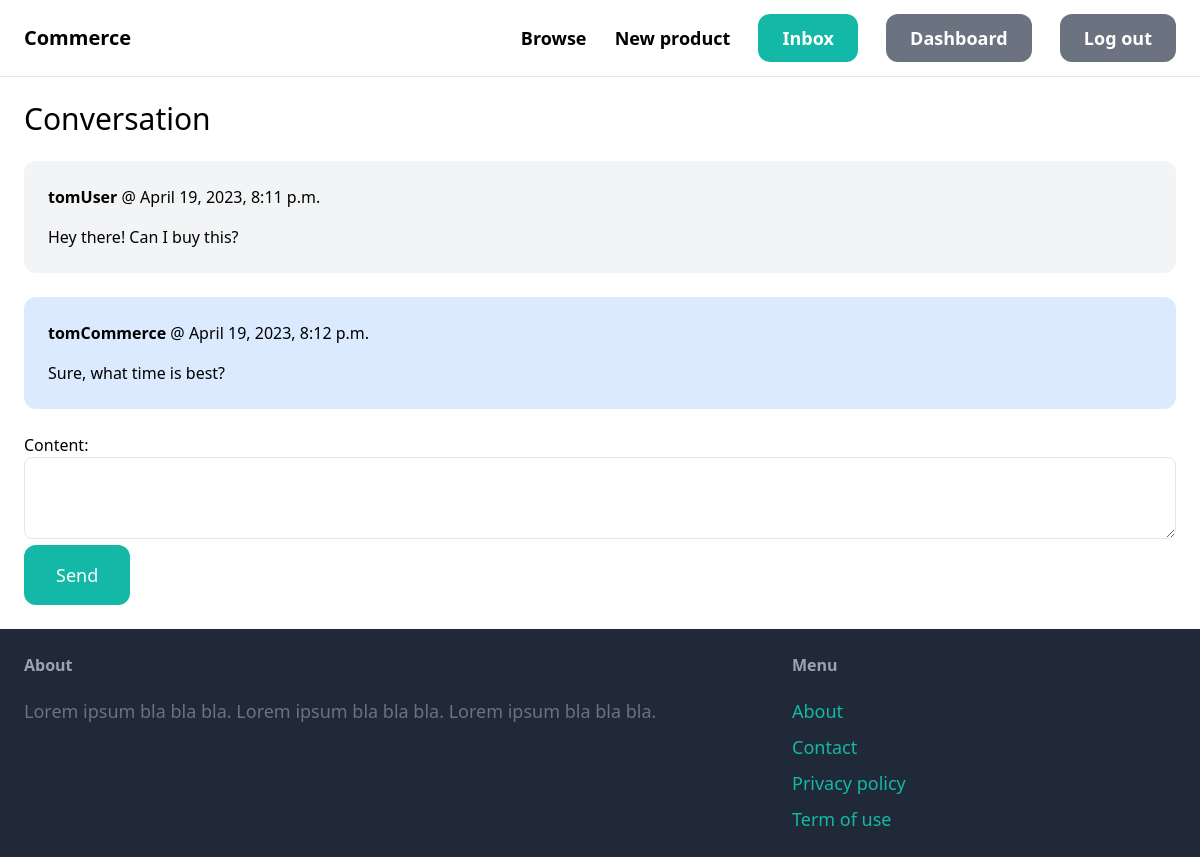
Page /inbox/3/ (signed in) on the committed database.
### conversation/models.py (models this page shows)
class ConversationMessage(models.Model):
    conversation = models.ForeignKey(Conversation, related_name='messages', on_delete=models.CASCADE)
    content = models.TextField()
    created_at = models.DateTimeField(auto_now_add=True)
    created_by = models.ForeignKey(User, related_name='created_messages', on_delete=models.CASCADE)

### conversation/views.py (the view)
# urls.py: path('<int:pk>/', views.detail, name='detail'),
@login_required
def detail(request, pk):
    conversation = Conversation.objects.filter(members__in=[request.user.id]).get(pk=pk)
    if request.method == 'POST':
        form = ConversationMessageForm(request.POST)
        if form.is_valid():
            conversation_message = form.save(commit=False)
            conversation_message.conversation = conversation
            conversation_message.created_by = request.user
            conversation_message.save()
            return redirect('conversation:detail', pk=pk)
    else:
        form = ConversationMessageForm()
    return render(request, 'conversation/detail.html', {
        'conversation': conversation,
        'form': form,
    })

### conversation/forms.py
class ConversationMessageForm(forms.ModelForm):
    class Meta:
        model = ConversationMessage
        fields = ('content',)
        widgets = {
            'content': forms.Textarea(attrs={
            'rows': 2,
            'class': 'w-full py-4 px-3 text-gray-700 border rounded-lg focus:outline-none focus:shadow-outline'
            })
        }

### conversation/templates/conversation/detail.html (shortened to what this page needs)
{% extends 'core/base.html' %}
{% block content %}
<h1 class="mb-6 text-3xl">Conversation</h1>
<div class="space-y-6">
    {% for message in conversation.messages.all %}
        <div class="p-6 flex {% if message.created_by == request.user %}bg-blue-100{% else %}bg-gray-100{% endif %} rounded-xl">
            <div>
                <p class="mb-4"><strong>{{ message.created_by.username }}</strong> @ {{ message.created_at }}</p>
                <p>{{ message.content }}</p>
            </div>
        </div>
    {% endfor %}
</div>
<form method="post" action="." class="mt-6">
    {{ form.as_p }}
    <button class="py-4 px-8 text-lg bg-teal-500 hover:bg-teal-700 rounded-xl text-white">Send</button>
</form>
{% endblock %}

### rows in the picture
ConversationMessage: created_by.username "tomUser", created_at "April 19, 2023, 8:11 p.m.", content "Hey there! Can I buy this?"
ConversationMessage: created_by.username "tomCommerce", created_at "April 19, 2023, 8:12 p.m.", content "Sure, what time is best?"
